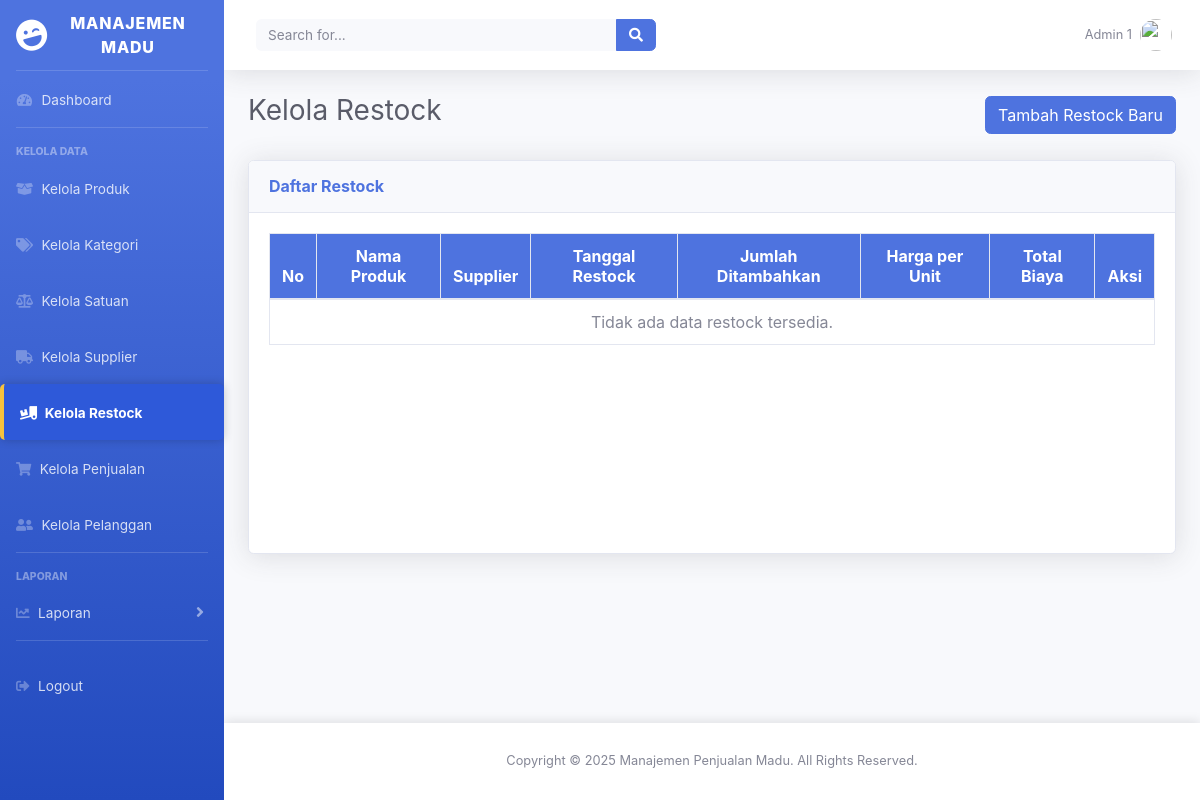
/views/admin/restock.php?error=invalid_request (signed in), run on an earlier commit of the app's database.
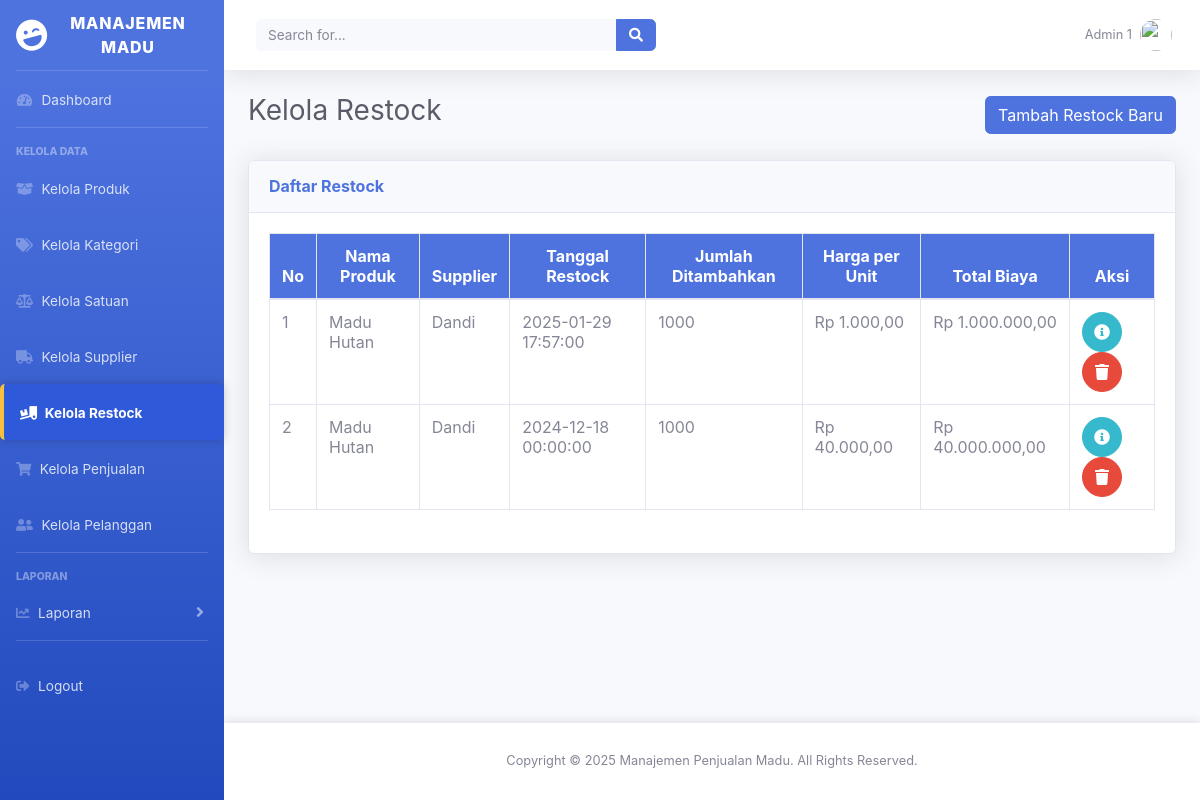
And on a later commit of the database.
### tables this page shows
CREATE TABLE IF NOT EXISTS `restock` (
  `id_restock` int NOT NULL AUTO_INCREMENT,
  `id_produk` int NOT NULL,
  `id_supplier` int NOT NULL,
  `tanggal_restock` datetime NOT NULL,
  `jumlah_ditambahkan` int NOT NULL,
  `harga_per_unit` decimal(10,2) NOT NULL,
  `total_biaya` decimal(12,2) NOT NULL,
  `created_at` timestamp NULL DEFAULT CURRENT_TIMESTAMP,
  `updated_at` timestamp NULL DEFAULT CURRENT_TIMESTAMP ON UPDATE CURRENT_TIMESTAMP,
  PRIMARY KEY (`id_restock`),
  KEY `id_produk` (`id_produk`),
  KEY `id_supplier` (`id_supplier`),
  CONSTRAINT `restock_ibfk_1` FOREIGN KEY (`id_produk`) REFERENCES `produk` (`id_produk`),
  CONSTRAINT `restock_ibfk_2` FOREIGN KEY (`id_supplier`) REFERENCES `supplier` (`id_supplier`)
);

CREATE TABLE IF NOT EXISTS `produk` (
  `id_produk` int NOT NULL AUTO_INCREMENT,
  `nama_produk` varchar(100) NOT NULL,
  `deskripsi` text,
  `id_kategori` int NOT NULL,
  `id_satuan` int NOT NULL,
  `harga` decimal(10,0) NOT NULL,
  `stok` int NOT NULL,
  `created_at` timestamp NULL DEFAULT CURRENT_TIMESTAMP,
  `updated_at` timestamp NULL DEFAULT CURRENT_TIMESTAMP ON UPDATE CURRENT_TIMESTAMP,
  PRIMARY KEY (`id_produk`),
  KEY `id_kategori` (`id_kategori`),
  KEY `id_satuan` (`id_satuan`),
  CONSTRAINT `produk_ibfk_1` FOREIGN KEY (`id_kategori`) REFERENCES `kategori` (`id_kategori`),
  CONSTRAINT `produk_ibfk_2` FOREIGN KEY (`id_satuan`) REFERENCES `satuan` (`id_satuan`)
);

CREATE TABLE IF NOT EXISTS `supplier` (
  `id_supplier` int NOT NULL AUTO_INCREMENT,
  `nama` varchar(100) NOT NULL,
  `kontak` varchar(20) DEFAULT NULL,
  `alamat` text,
  `created_at` timestamp NULL DEFAULT CURRENT_TIMESTAMP,
  `updated_at` timestamp NULL DEFAULT CURRENT_TIMESTAMP ON UPDATE CURRENT_TIMESTAMP,
  PRIMARY KEY (`id_supplier`)
);

### controllers/RestockController.php (called while the page is built, shortened)
<?php
require_once __DIR__ . '/../models/RestockModel.php';
class RestockController
{
    private $restockModel;
    public function __construct($db)
    {
        $this->restockModel = new RestockModel($db);
    }
    public function showAllRestock()
    {
        try {
            return $this->restockModel->getAllRestock();
        } catch (Exception $e) {
            error_log("Error in showAllRestock: " . $e->getMessage());
            return [];
        }
    }
}

### models/RestockModel.php (called while the page is built, shortened)
<?php
class RestockModel
{
    private $db;
    public function __construct($db)
    {
        $this->db = $db;
    }
    public function getAllRestock()
    {
        $query = "SELECT restock.id_restock, restock.id_produk, produk.nama_produk, restock.id_supplier, supplier.nama,
                     restock.tanggal_restock, restock.jumlah_ditambahkan, restock.harga_per_unit, restock.total_biaya,
                     restock.created_at, restock.updated_at
              FROM restock
              LEFT JOIN produk ON restock.id_produk = produk.id_produk
              LEFT JOIN supplier ON restock.id_supplier = supplier.id_supplier
              ORDER BY restock.tanggal_restock DESC";
        $stmt = $this->db->query($query);
        return $stmt->fetchAll(PDO::FETCH_ASSOC);
    }
}

### views/admin/restock.php (the view, shortened to what the changed rows need)
<?php
require_once '../../controllers/RestockController.php';
$database = new Database();
$db = $database->getConnection();
$restockController = new RestockController($db);
$restocks = $restockController->showAllRestock();
?>
<div id="wrapper">
    <div id="content-wrapper" class="d-flex flex-column">
        <div id="content">
            <?php include '../layouts/header.php'; ?>
            <div class="container-fluid">
                <div class="d-flex justify-content-between align-items-center mb-4">
                    <h1 class="h3 text-gray-800">Kelola Restock</h1>
                </div>
                <div class="card shadow mb-4">
                    <div class="card-body">
                        <div class="table-responsive">
                            <table class="table table-bordered" id="dataTable" width="100%" cellspacing="0">
                                <thead>
                                    <tr>
                                        <th>No</th>
                                        <th>Nama Produk</th>
                                        <th>Supplier</th>
                                        <th>Tanggal Restock</th>
                                        <th>Jumlah Ditambahkan</th>
                                        <th>Harga per Unit</th>
                                        <th>Total Biaya</th>
                                        <th>Aksi</th>
                                    </tr>
                                </thead>
                                <tbody>
                                    <?php if (!empty($restocks)): ?>
                                        <?php $no = 1; ?>
                                        <?php foreach ($restocks as $restock): ?>
                                            <tr>
                                                <td><?= $no++; ?></td>
                                                <td><?= htmlspecialchars($restock['nama_produk']); ?></td>
                                                <td><?= htmlspecialchars($restock['nama']); ?></td>
                                                <td><?= htmlspecialchars($restock['tanggal_restock']); ?></td>
                                                <td><?= htmlspecialchars($restock['jumlah_ditambahkan'] ?? '0'); ?></td>
                                                <td>Rp <?= number_format($restock['harga_per_unit'] ?? 0, 2, ',', '.'); ?></td>
                                                <td>Rp <?= number_format($restock['total_biaya'] ?? 0, 2, ',', '.'); ?></td>
                                                <td>
                                                    <a href="edit_restock.php?id=<?= $restock['id_restock'] ?? 0; ?>" class="btn btn-info btn-circle">
                                                        <i class="fas fa-info-circle"></i>
                                                    </a>
                                                    <button class="btn btn-danger btn-circle" onclick="confirmDelete(<?= $restock['id_restock'] ?? 0; ?>)">
                                                        <i class="fas fa-trash"></i>
                                                    </button>
                                                </td>
                                            </tr>
                                        <?php endforeach; ?>
                                    <?php else: ?>
                                        <tr>
                                            <td colspan="8" class="text-center">Tidak ada data restock tersedia.</td>
                                        </tr>
                                    <?php endif; ?>
                                </tbody>
                            </table>
                        </div>
                    </div>
                </div>
            </div>
        </div>
    </div>
</div>

What changed in the data, as far as the page shows it:
added restock: id_produk.nama_produk "Madu Hutan", id_supplier.nama "Dandi", tanggal_restock "2025-01-29 17:57:00", jumlah_ditambahkan "1000", harga_per_unit "1.000,00", total_biaya "1.000.000,00"
added restock: id_produk.nama_produk "Madu Hutan", id_supplier.nama "Dandi", tanggal_restock "2024-12-18 00:00:00", jumlah_ditambahkan "1000", harga_per_unit "40.000,00", total_biaya "40.000.000,00"
Also different on the page:
text no longer shown: "Tidak ada data restock tersedia."
